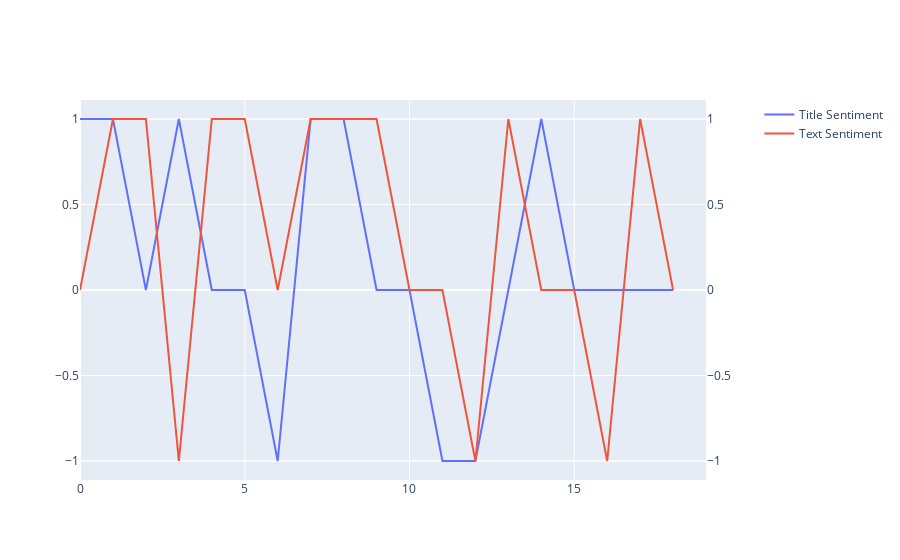

Source (notebook cell):
### Code cell
# Describe the Bitcoin Sentiment
bitcoin_sentiment_stats = bitcoin_news_df.describe()
try:
    print("Bitcoin Sentiment Results".center(width))
except:
    print('Bitcoin Sentiment Results')
print('')
print('')

# Visualize title and text sentiment
fig = make_subplots(specs=[[{"secondary_y": True}]])

fig.add_trace(
    go.Scatter(x=bitcoin_news_df.index, y=bitcoin_news_df['title_sent'], name="Title Sentiment"),
    row=1, col=1, secondary_y=False)

fig.add_trace(
    go.Scatter(x=bitcoin_news_df.index, y=bitcoin_news_df['text_sent'], name="Text Sentiment"),
    row=1, col=1, secondary_y=True,
)
fig.show()

### Figure 1 — Plotly figure (JSON) as saved in the notebook; plotly's stock layout.template omitted (floating-point values rounded to 4 significant figures)
{"data": [{"name": "Title Sentiment", "type": "scatter", "x": [0, 1, 2, 3, 4, 5, 6, 7, 8, 9, 10, 11, 12, 13, 14, 15, 16, 17, 18, 19], "xaxis": "x", "y": [1, 1, 0, 1, 0, 0, -1, 1, 1, 0, 0, -1, -1, 0, 1, 0, 0, 0, 0, null], "yaxis": "y"}, {"name": "Text Sentiment", "type": "scatter", "x": [0, 1, 2, 3, 4, 5, 6, 7, 8, 9, 10, 11, 12, 13, 14, 15, 16, 17, 18, 19], "xaxis": "x", "y": [0, 1, 1, -1, 1, 1, 0, 1, 1, 1, 0, 0, -1, 1, 0, 0, -1, 1, 0, null], "yaxis": "y2"}], "layout": {"xaxis": {"anchor": "y", "domain": [0, 0.94]}, "yaxis": {"anchor": "x", "domain": [0, 1]}, "yaxis2": {"anchor": "x", "overlaying": "y", "side": "right"}}}
